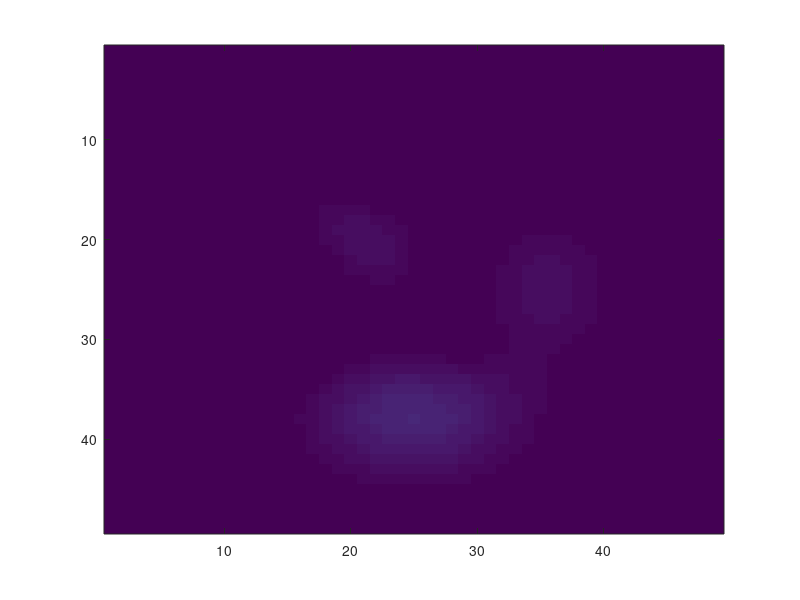
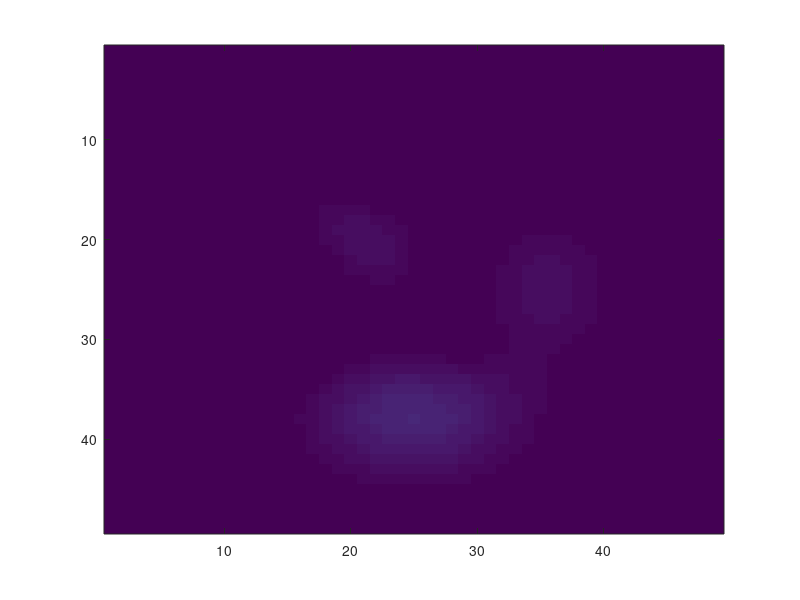
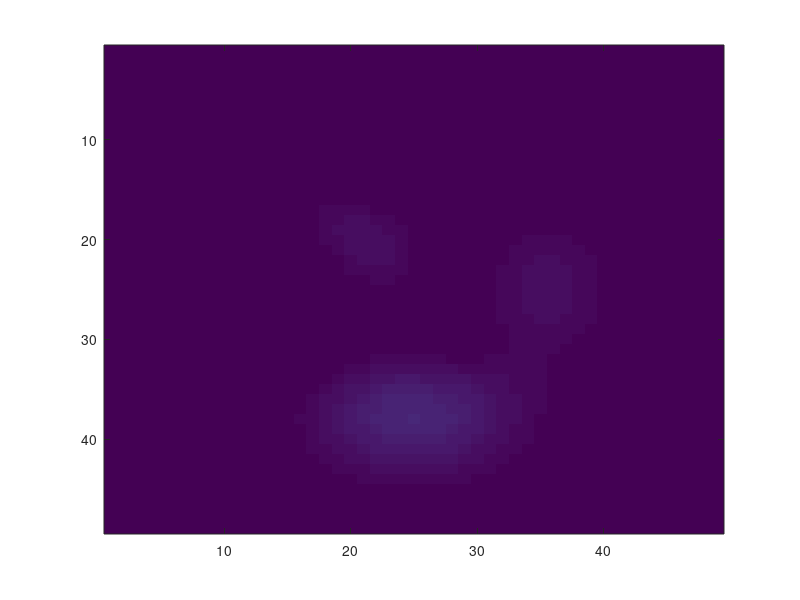
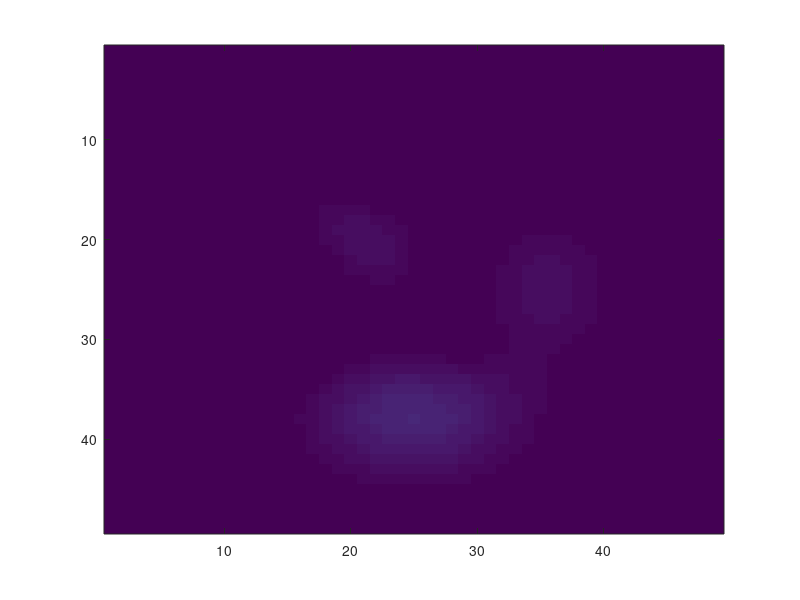

MATLAB code to generate these figures, in order:
function result = test_print_002
result = false;
a = figure;
image(peaks);
print test2.jpg
print test2.png
print test2.pdf
print test2.svg
close(a);
result = true;
